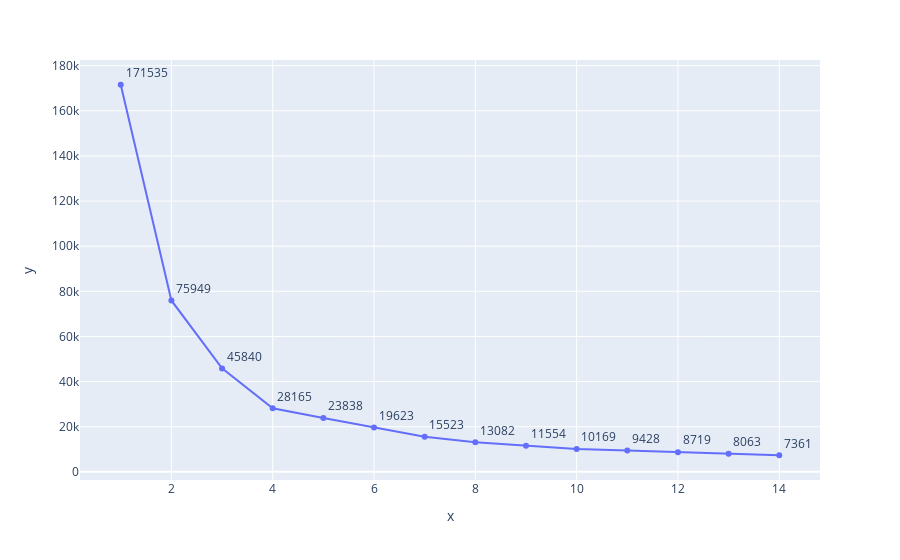

Notebook cell for this chart:
### Code cell
fig = px.line(
    x=np.arange(1, 15),
    y=inertia,
    markers=True,
    text=list(map(int, inertia)),
    labels={"X": "Number of Clusters", "Y": "Interia Generated"},
)

fig.update_traces(textposition="top right")

fig.show()

### Figure 1 — Plotly figure (JSON) as saved in the notebook; plotly's stock layout.template omitted (floating-point values rounded to 4 significant figures)
{"data": [{"hovertemplate": "x=%{x}<br>y=%{y}<br>text=%{text}<extra></extra>", "legendgroup": "", "line": {"color": "#636efa", "dash": "solid"}, "marker": {"symbol": "circle"}, "mode": "text+markers+lines", "name": "", "orientation": "v", "showlegend": false, "text": [171535, 75949, 45840, 28165, 23838, 19623, 15523, 13082, 11554, 10169, 9428, 8719, 8063, 7361], "textposition": "top right", "type": "scatter", "x": [1, 2, 3, 4, 5, 6, 7, 8, 9, 10, 11, 12, 13, 14], "xaxis": "x", "y": [171500.0, 75950.0, 45840.0, 28170.0, 23840.0, 19620.0, 15520.0, 13080.0, 11550.0, 10170.0, 9429.0, 8719.0, 8063.0, 7362.0], "yaxis": "y"}], "layout": {"legend": {"tracegroupgap": 0}, "margin": {"t": 60}, "xaxis": {"anchor": "y", "domain": [0, 1], "title": {"text": "x"}}, "yaxis": {"anchor": "x", "domain": [0, 1], "title": {"text": "y"}}}}
